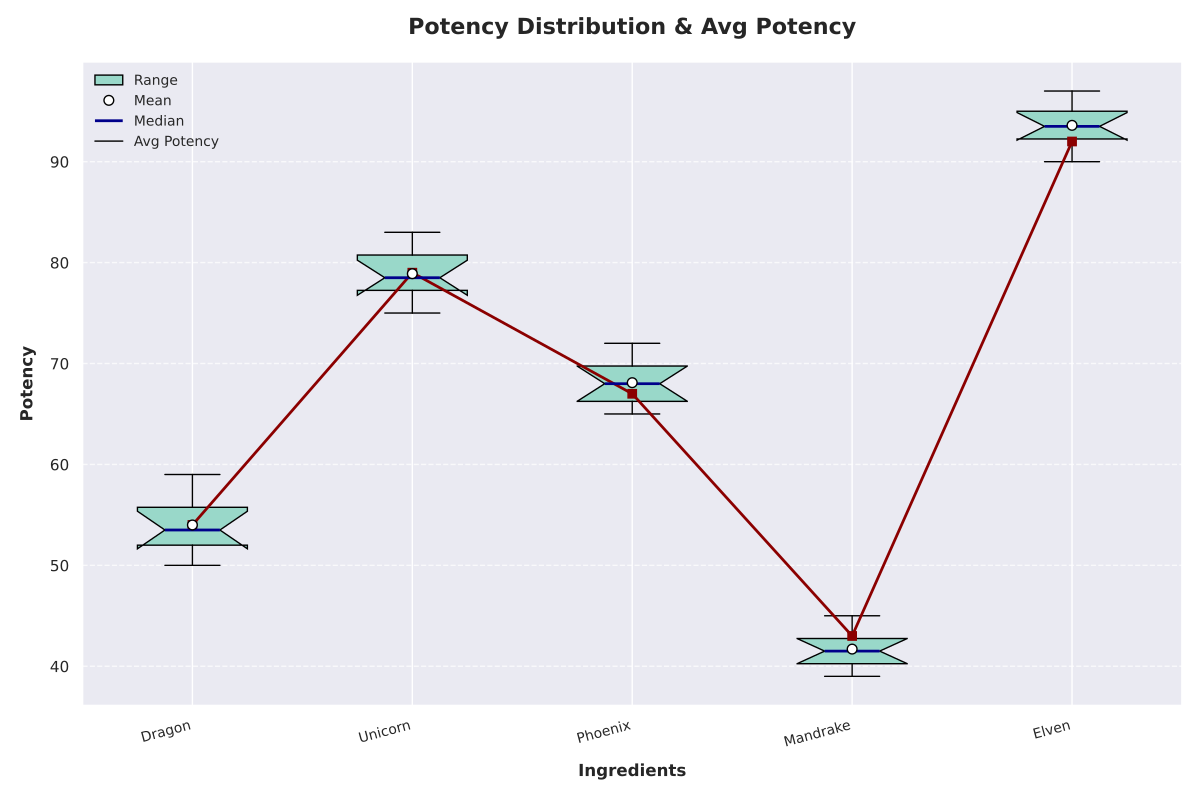

Generate this figure with Python:
import matplotlib.pyplot as plt
import numpy as np

ingredients = ['Dragon', 'Unicorn', 'Phoenix', 'Mandrake', 'Elven']
potencies = [
    [59, 51, 54, 50, 53, 56, 52, 55, 58, 52],  # Manually shuffled
    [80, 78, 77, 83, 75, 76, 82, 81, 78, 79],  # Manually shuffled
    [68, 65, 72, 71, 67, 68, 70, 66, 65, 69],  # Manually shuffled
    [45, 41, 40, 43, 42, 42, 44, 39, 40, 41],  # Manually shuffled
    [93, 95, 96, 91, 94, 97, 92, 90, 93, 95]   # Manually shuffled
]
average_potencies = [54, 79, 67, 43, 92]

fig, ax = plt.subplots(figsize=(12, 8))

boxes = ax.boxplot(potencies, patch_artist=True, notch=True, vert=True, showmeans=True)
single_color = '#99d8c9'

for patch in boxes['boxes']:
    patch.set_facecolor(single_color)

for mean_point in boxes['means']:
    mean_point.set(marker='o', markeredgecolor='black', markerfacecolor='white', markersize=7)

for median in boxes['medians']:
    median.set(color='darkblue', linewidth=2)

ax.plot(range(1, len(average_potencies) + 1), average_potencies, marker='s', linestyle='-', color='darkred', linewidth=2, label='Avg Potency')

ax.set_title('Potency Distribution & Avg Potency', fontsize=16, fontweight='bold', pad=20)
ax.set_xlabel('Ingredients', fontsize=12, fontweight='bold', labelpad=10)
ax.set_ylabel('Potency', fontsize=12, fontweight='bold', labelpad=10)
ax.set_xticks(range(1, len(ingredients) + 1))
ax.set_xticklabels(ingredients, fontsize=10, rotation=15, ha='right')
ax.grid(axis='y', linestyle='--', alpha=0.7)

ax.legend([boxes['boxes'][0], mean_point, median, ax.get_lines()[0]], ['Range', 'Mean', 'Median', 'Avg Potency'],
          loc='upper left', fontsize=10, frameon=False)

plt.tight_layout()
plt.show()
